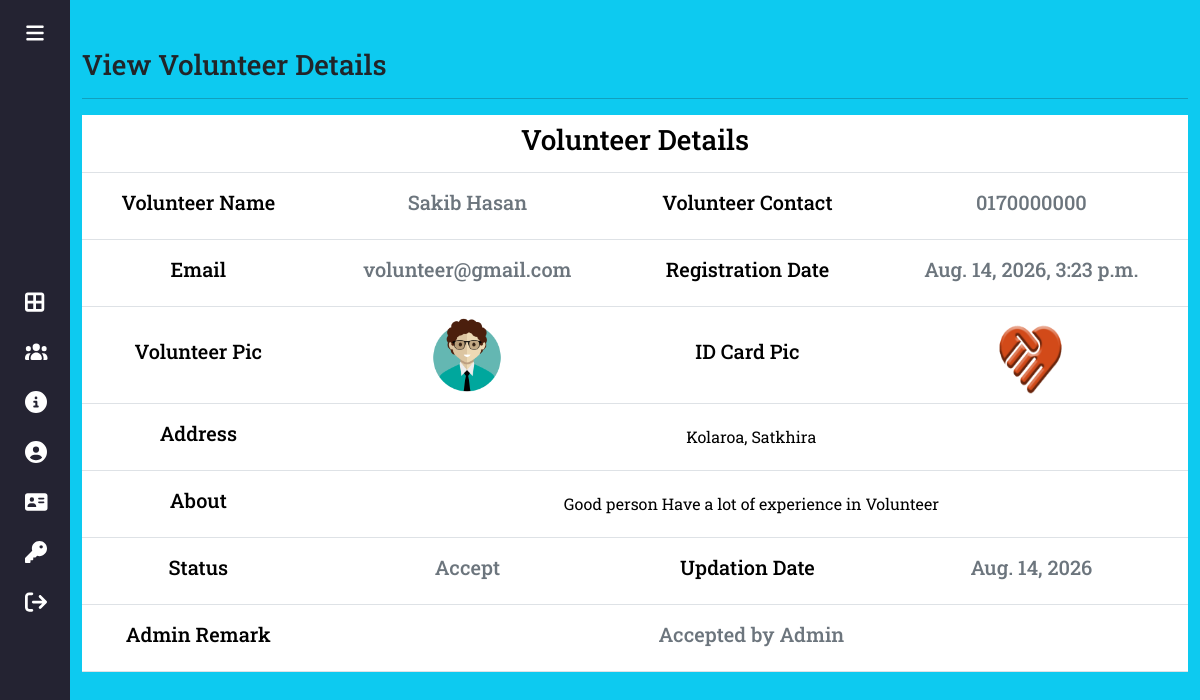
/view-volunteerdetail/1 (signed in), run on the app's committed database.
### app/models.py (models this page shows, shortened)
class Volunteer(models.Model):
    user = models.ForeignKey(User, on_delete=models.CASCADE)
    contact = models.CharField(max_length=15, null=True)
    address = models.CharField(max_length=300, null=True)
    userpic = models.ImageField(upload_to='Volunteer', null=True, blank=True)
    idpic = models.ImageField(upload_to='Volunteer', null=True, blank=True )
    aboutme = models.CharField(max_length=300, null=True)
    status = models.CharField(max_length=20, null=True)
    regdate = models.DateTimeField(auto_now_add=True)
    adminremark = models.CharField(max_length=300, null=True)
    updationdate = models.DateField(null=True)

### app/views.py (the view, shortened to what this page needs)
class view_volunteerdetail(View):
    def get(self,request,pid):
        if not request.user.is_authenticated:
            return redirect('/login_admin')
        volunteer = Volunteer.objects.get(id = pid)
        return render(request, "view-volunteerdetail.html",locals())

### app/templates/view-volunteerdetail.html
{% extends 'base-admin.html' %}
{% load static %}
{% block main %}
<div class="container mt-5 vh-100 table-responsive">
  <h3>View Volunteer Details</h3>
  <hr>
  <table id="mytable" class="table data ">
      <tbody>
          <tr class="align-middle text-center" >
              <th colspan="4"><h3>Volunteer Details</h3></th>
          </tr>
          <tr class="align-middle text-center">
            <td><h5>Volunteer Name</h5></td>
            <td><h5 class="text-secondary">{{volunteer.user.first_name}} {{volunteer.user.last_name}}</h5></td>
            <td><h5>Volunteer Contact</h5></td>
            <td><h5 class="text-secondary">{{volunteer.contact}}</h5></td>
        </tr>
          <tr class="align-middle text-center">
              <td><h5>Email</h5></td>
              <td><h5 class="text-secondary">{{volunteer.user.email}}</h5></td>
              <td><h5 >Registration Date</h5></td>
              <td><h5 class="text-secondary">{{volunteer.regdate}}</h5></td>
          </tr>
          <tr class="align-middle text-center">
            <td><h5>Volunteer Pic</h5></td>
            <td><img src="{{volunteer.userpic.url}}" width="80" height="80" /></td>
            <td><h5>ID Card Pic</h5></td>
            <td><img src="{{volunteer.idpic.url}}" width="80" height="80" /></td>
        </tr>
          <tr class="align-middle text-center">
              <td><h5 >Address</h5></td>
              <td colspan="3">{{volunteer.address}}</td>
          </tr>
          <tr class="align-middle text-center">
            <td><h5 >About</h5></td>
            <td colspan="3">{{volunteer.aboutme}}</td>
        </tr>
        {% if volunteer.status == 'pending' %}
        <form action="" method="post">
          {% csrf_token %}
        <tr class="align-middle text-center">
          <td><h5 >Status</h5></td>
          <td colspan="3">
            <select class="form-control" name="status" required>
              <option value="accept">Accept</option>
              <option value="reject">Reject</option>
            </select>
          </td>
        </tr>
        <tr class="align-middle text-center">
          <td><h5 >Admin Remark</h5></td>
          <td colspan="3">
            <textarea class="form-control" name="adminremark" id="exampleFormControlTextarea1" rows="3"></textarea>
          </td>
        </tr>
          <tr class="align-middle text-center">
            <td></td>
            <td colspan="3">
                <input type="submit" class="btn btn-primary px-5" value="Update" />
          </td>
        </tr>
        {% else %}
        <tr class="align-middle text-center">
          <td><h5>Status</h5></td>
          <td><h5 class="text-secondary text-capitalize">{{volunteer.status}}</h5></td>
          <td><h5 >Updation Date</h5></td>
          <td><h5 class="text-secondary">{{volunteer.updationdate}}</h5></td>
      </tr>
      <tr class="align-middle text-center">
        <td><h5 >Admin Remark</h5></td>
        <td colspan="3">
          <h5 class="text-secondary">{{volunteer.adminremark}}</h5>
        </td>
      </tr>
      {% endif %}
      </tbody>
  </table>
</div>
{% endblock main %}

### app/static/css/style-admin.css (style rules this page uses)
* { margin:0; padding:0; box-sizing: border-box; }
body { position: relative; min-height: 100vh; width: 100%; overflow: hidden; }
.table tr td { height: 50px; }

### data on the page
Volunteer: user.first_name "Sakib", user.last_name "Hasan", contact "0170000000", user.email "volunteer@gmail.com", regdate "Aug. 14, 2026, 3:23 p.m.", userpic (picture), idpic (picture), address "Kolaroa, Satkhira", aboutme "Good person Have a lot of experience in Volunteer", status "Accept", updationdate "Aug. 14, 2026", adminremark "Accepted by Admin"
